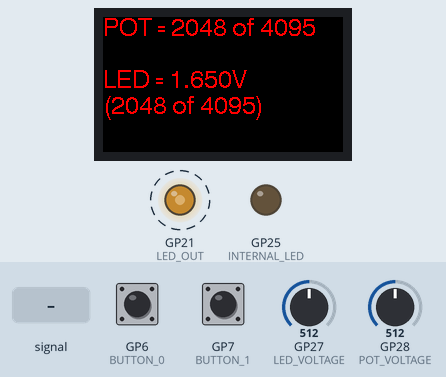
This program was run on a simulated Raspberry Pi Pico. On the bench: 240×135 colour display, output pins drawn as LEDs (lit = HIGH). Dashed ring = blinking. The test bench sets the inputs (shaded band); at power-on: GP28 (POT_VOLTAGE) = 512, GP27 (LED_VOLTAGE) = 512, GP6 (BUTTON_0) HIGH, GP7 (BUTTON_1) HIGH (analog values on the 0–1023 scale). Pins used as bus, display or sensor lines are not drawn.

Above: at 1.7 s.
1.8 s: GP28 (POT_VOLTAGE) set to 716
At 3.7 s:
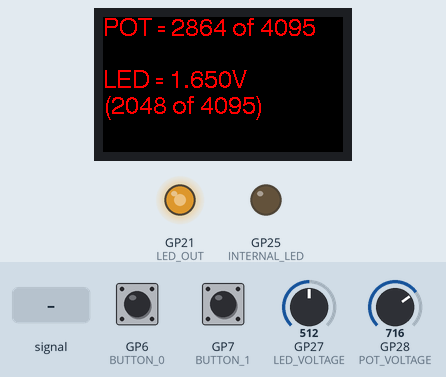
4.2 s: GP28 (POT_VOLTAGE) set to 900
At 6.1 s:
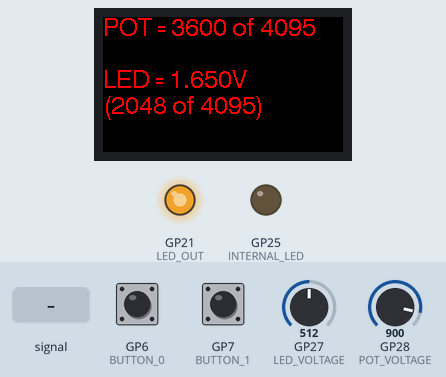
7.1 s: GP28 (POT_VOLTAGE) set to 122
At 9.2 s:
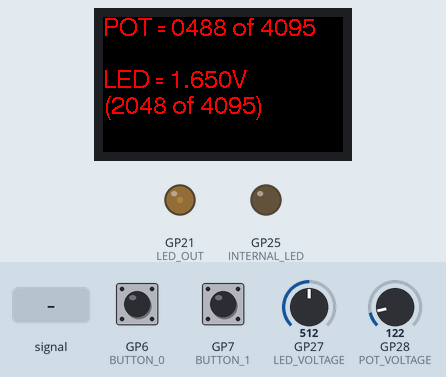
9.6 s: GP27 (LED_VOLTAGE) fed a 200 Hz sine of ±81 counts around its level
At 10.37 s:
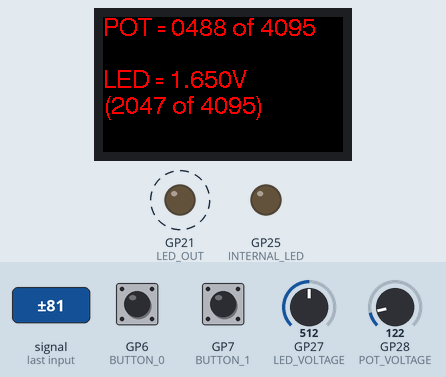
11.5 s: GP27 (LED_VOLTAGE) set to 716
At 12.9 s:
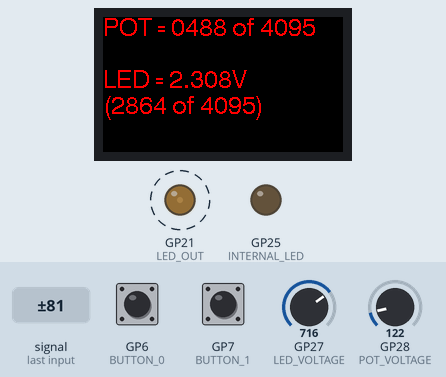
13.0 s: GP6 (BUTTON_0) pulled LOW for 0.15 s
At 14.55 s:
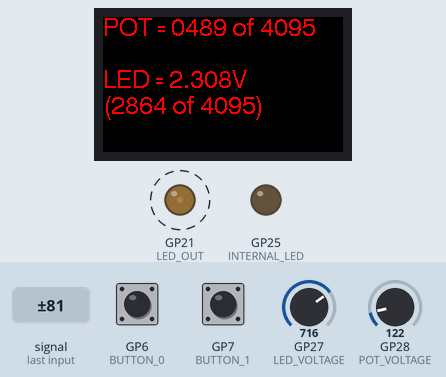
Timing chart, 0 to 14.7 s (numbered marks = the images above; inputs shaded):
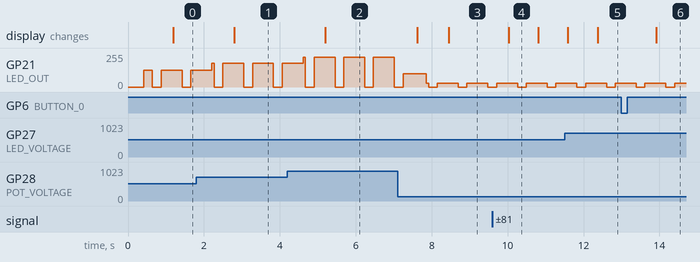

The program:

main.cpp
```cpp
#include <Arduino.h>
#include <TFT_eSPI.h>
#include <OneButton.h>

#define VREF              3.3
#define SAMPLES           2048
#define ADC_RESOL         12
#define DAC_RESOL         12
#define DELTA             10
#define ADC_MAX           ((1 << ADC_RESOL) - 1)
#define DAC_MAX           ((1 << DAC_RESOL) - 1)
#define PWM_FREQ          1000000                       // 1 MHz
#define BAUD_DATE         115200
#define LED_DELAY         100
#define BACKLIGHT_LEVEL   1024
#define SETTLE_TIME       60

#define INTERNAL_LED      25
#define TFT_BACKLIGHT     4
#define BUTTON_0          6
#define BUTTON_1          7
#define LED_OUT           21
#define LED_VOLTAGE       A1
#define POT_VOLTAGE       A2

//---------------------------------------------------------------------

TFT_eSPI tft;

OneButton up = OneButton(BUTTON_0, true, true);
OneButton dn = OneButton(BUTTON_1, true, true);

//---------------------------------------------------------------------

unsigned long analogReadSampled(int channel, int samples) {
  unsigned long total = 0;
  for (int i=0; i<samples; i++) {
    total+= analogRead(channel);
  }
  return total/samples;
}

float voltage(unsigned value) {
    return VREF * value / ADC_MAX;
}

//---------------------------------------------------------------------

int pot_value, pot_last;
int out_value;
bool led_on;
unsigned long lastTime;

void setup() {
  pinMode(INTERNAL_LED, OUTPUT);
  pinMode(LED_OUT, OUTPUT);

  pinMode(POT_VOLTAGE, INPUT);
  pinMode(LED_VOLTAGE, INPUT);

  analogWriteFreq(PWM_FREQ);
  analogWriteResolution(DAC_RESOL);
  analogReadResolution(ADC_RESOL);

  Serial.begin(BAUD_DATE);

  tft.init();
  tft.setRotation(3);
  tft.fillScreen(TFT_BLACK);
  tft.setTextFont(4);
  tft.setTextColor(TFT_RED, TFT_BLACK);
  analogWrite(TFT_BACKLIGHT, BACKLIGHT_LEVEL);

  pot_value = pot_last = analogReadSampled(POT_VOLTAGE, SAMPLES);
  out_value = pot_value;
  analogWrite(LED_OUT, out_value);
  led_on = true;
  lastTime = millis();
}

void loop() {
  // The potentiometer is used for coarse adjustments of the LED light level
  pot_value = analogReadSampled(POT_VOLTAGE, SAMPLES);
  if ((pot_value >=  pot_last + DELTA) || (pot_value <=  pot_last - DELTA)) {
    pot_last = pot_value;
    out_value = pot_value;
    analogWrite(LED_OUT, out_value);
    delay(SETTLE_TIME);
  }

  // Make the LED blink every LED_DELAY us, using the correct light intensity
  if (millis() - lastTime > LED_DELAY) {
    led_on = !led_on;
    if (led_on) {
      analogWrite(LED_OUT, out_value);
      delay(SETTLE_TIME);

      unsigned int voltage_read = analogReadSampled(LED_VOLTAGE, SAMPLES);

      tft.setCursor(0, 0);
      tft.printf("POT = %04d of %04d \n\n", out_value, ADC_MAX);
      tft.printf("LED = %1.3fV \n(%04d of %04d) \n", voltage(voltage_read), voltage_read, DAC_MAX);
    } else {
      digitalWrite(LED_OUT, LOW);
    }

    lastTime = millis();
  }
}

//---------------------------------------------------------------------

static void clickUp() {
  out_value = (out_value + 1) % (DAC_MAX + 1);
}

static void clickDown() {
  out_value--;
  if (out_value < 0)
    out_value = 0;
}

static void doubleClickUp() {
  out_value = (out_value + 10) % (DAC_MAX + 1);
}

static void doubleClickDown() {
  out_value-= 10;
  if (out_value < 0)
    out_value = 0;
}

// The push buttons are managed on the second core of the processor
void setup1() {
  up.attachClick(clickUp);
  up.attachDoubleClick(doubleClickUp);
  dn.attachClick(clickDown);
  dn.attachDoubleClick(doubleClickDown);
}

void loop1()
{
    up.tick();
    dn.tick();
    delay(10);
}
```

Measured:
- after the input at 1.8 s, the display: changes after 1.0 s (image 1)
- after the input at 4.2 s, the display: changes after 1.0 s (image 2)
- after the input at 7.1 s, the display: first changes after 0.53 s (image 3 shows a later state)
- after the input at 9.6 s, the display: changes after 0.42 s (image 4)
- after the input at 13.0 s, the display: changes after 0.92 s (image 6)
- by itself, GP21 (LED_OUT): repeats every 0.78 s: 0/255 0.23 s, 224/255 0.55 s
- what the display in image 4 shows lasts 0.8 s, from 10.0 s to 10.8 s
